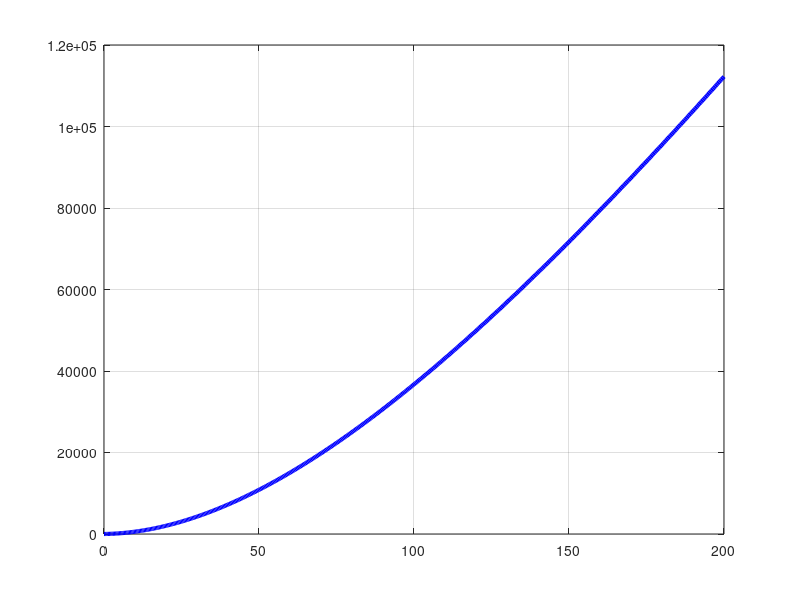
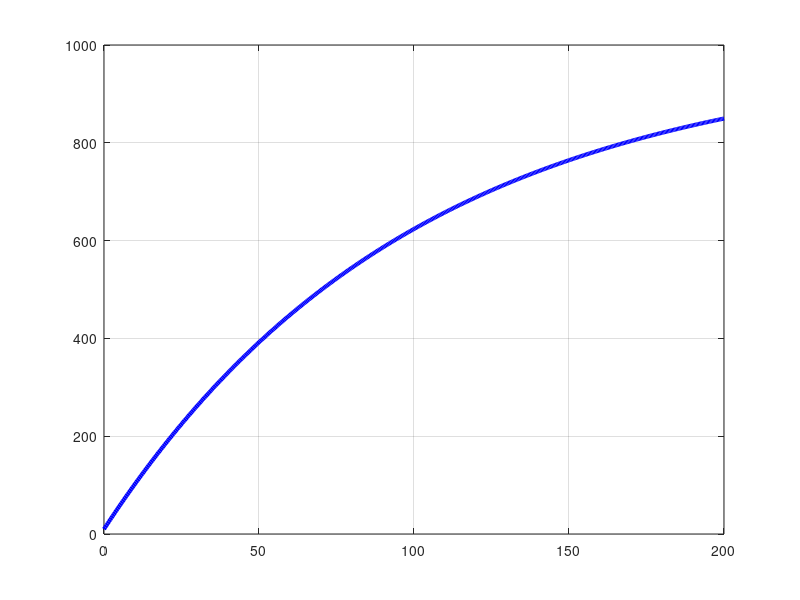
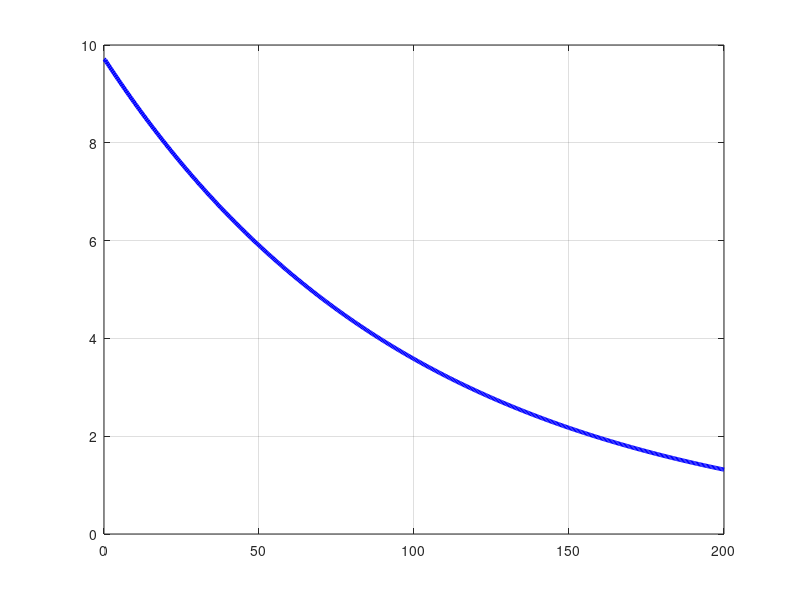

Reproduce these figures in MATLAB, in order.
clear all; close all;
tf = 200; t = 0:0.05:tf; N = 500; g= 9.81; m=10; c = 0.1; dt = tf/N;
t = zeros(1,N+1); y = zeros(1,N+1); vy = zeros(1,N+1);
t(1) = 0; y(1) = 1; vy(1) = 10; ay(1) = g - (c/m)*vy(1); 
for n = 1:N
  t(n+1) = n*dt;
  yhalf = y(n) + vy(n)*(dt/2);
  vyhalf = vy(n) + (g-(c/m)*vy(n))*(dt/2);
  y(n+1) = y(n) + vyhalf*(dt);
  vy(n+1) = vy(n) + (g-(c/m)*vyhalf)*(dt);
  ay(n+1) = (vy(n+1) - vy(n))/dt;
end
figure(1);clf;
plot(t,y,'b-','linewidth',3);grid on;
figure(2);clf;
plot(t,vy,'b-','linewidth',3);grid on;
figure(3);clf;
plot(t,ay,'b-','linewidth',3);grid on;
